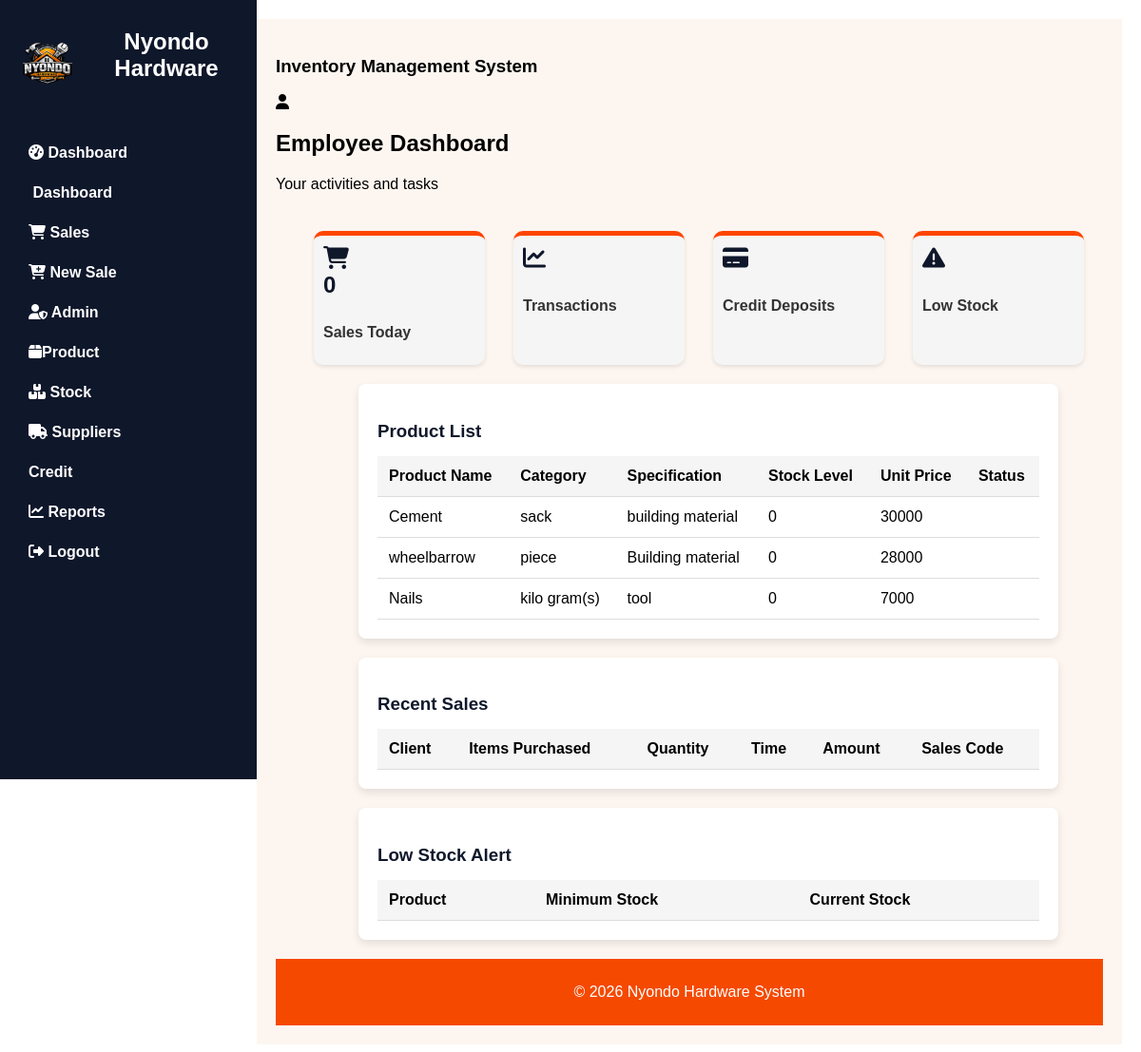
The page /employee_dash/ on the database as committed earlier.
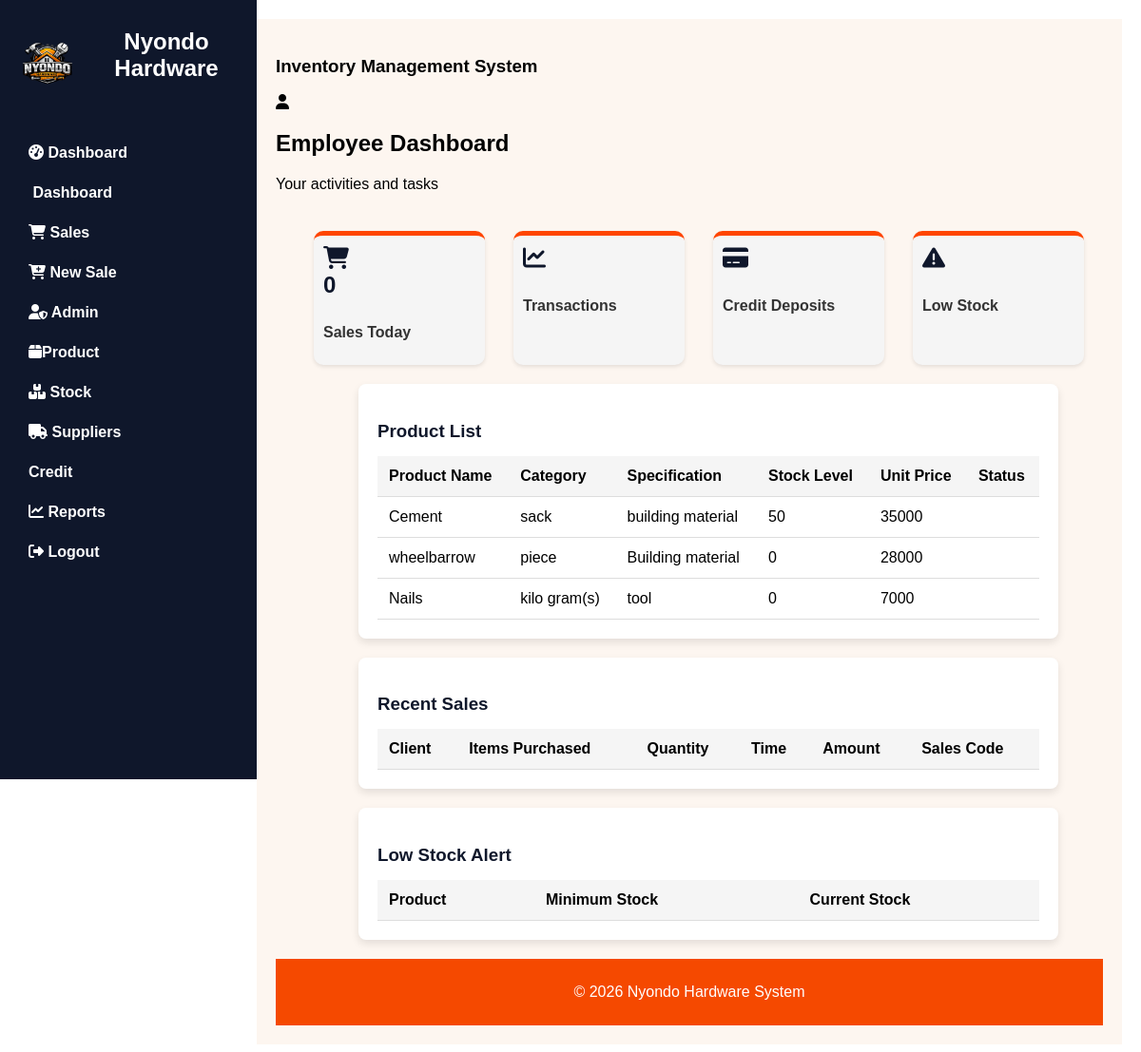
The same page on the database as committed later.
### nyondoapp/models.py (models this page shows, shortened)
class Product(models.Model):
    name = models.TextField()
    description = models.TextField()
    specification = models.TextField()
    stock_quantity = models.PositiveIntegerField(default=0)
    type = models.CharField(max_length=50, blank=True, null=True)
    cost_price = models.DecimalField(max_digits=50, decimal_places=2)
    unit_price = models.DecimalField(max_digits=10, decimal_places=2)
    profit_margin = models.DecimalField(max_digits=10, decimal_places=2, editable=False)
    entered_by = models.ForeignKey(User, on_delete=models.SET_NULL, null=True) # foreign key means this feild creates a many to one relationship eg many products can belong to one supplier
    reorder_level = models.PositiveIntegerField(default=10)

### nyondoapp/views.py (the view)
# urls.py: path('employee_dash/', views.employee_dash, name='employee_dash'),
def employee_dash(request):
     sales = Sale.objects.all()
     total_sales = sales.count()
     product = Product.objects.all()
     total_revenue = sum(s.amount for s in sales)
     recent_sales = sales.order_by('-date')[:10]
     context = {
        "total_sales": total_sales,
        "total_revenue": total_revenue,
        "recent_sales": recent_sales,
        "products": product
     }
     return render(request, 'employee_dash.html', context)

### nyondoapp/templates/employee_dash.html (shortened to what this page needs)
{% extends 'base.html' %}
{% block content %}
    <h2>Employee Dashboard</h2>
    <p>Your activities and tasks</p>
    <div class="cards">
        <div class="card">
            <p><i class="fa-solid fa-cart-shopping"></i></p>
            <p>{{total_sales}}</p>
            <h5>Sales Today</h5>
        </div>
         <div class="card">
            <p><i class="fa-solid fa-chart-line"></i></p>
            <h5>Transactions</h5>
        </div>
         <div class="card">
            <p><i class="fa-solid fa-credit-card"></i></p>
            <h5>Credit Deposits</h5>
        </div>
         <div class="card">
            <p><i class="fa-solid fa-triangle-exclamation text-red-500"></i></p>
            <h5>Low Stock</h5>
        </div>
    </div>
    <div class="card product-prices">
        <table>
        <h3>Product List</h3>
        <thead>
            <tr>
                <th>Product Name</th>
                <th>Category</th>
                <th>Specification</th>
                <th>Stock Level</th>
                <th>Unit Price</th>
                <th>Status</th>
            </tr>
        </thead>
        <tbody>
            {% for product in products %}
            <tr>
                <td>{{product.name}}</td>
                <td>{{product.description}}</td>
                <td>{{product.specification}}</td>
                <td>{{product.stock_quantity}}</td>
                <td>{{product.unit_price| floatformat:0}}</td>
                <td>{{product.status}}</td>
            </tr>
            {% endfor %}
        </tbody>
    </table>
    </div>
    <div class="card sales-table">
        <h3>Recent Sales</h3>
        <table>
            <thead>
                <tr>
                    <th>Client</th>
                    <th>Items Purchased</th>
                    <th>Quantity</th>
                    <th>Time</th>
                    <th>Amount</th>
                    <th>Sales Code</th>
                </tr>
            </thead>
        </table>
    </div>
    <div class="card low-stock">
        <h3>Low Stock Alert</h3>
        <table>
            <thead>
                <tr>
                    <th>Product</th>
                    <th>Minimum Stock</th>
                    <th>Current Stock</th>
                </tr>
            </thead>
        </table>
    </div>
{% endblock %}

Rows that differ between the two databases and show on the page:
changed Product "Cement": stock_quantity "0" → "50"; unit_price "30000" → "35000"
